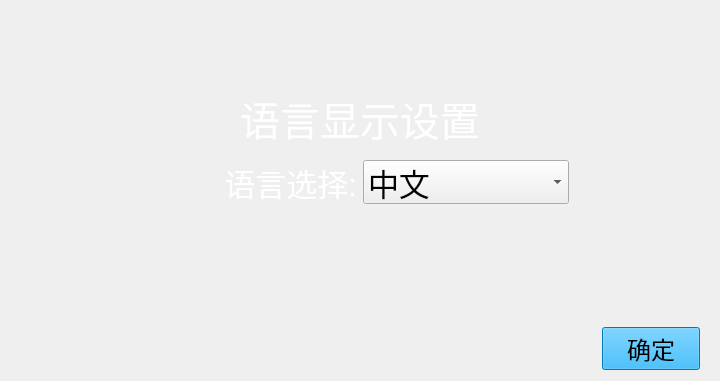
<?xml version="1.0" encoding="UTF-8"?>
<ui version="4.0">
 <class>LanguageSelect</class>
 <widget class="QWidget" name="LanguageSelect">
  <property name="geometry">
   <rect>
    <x>0</x>
    <y>0</y>
    <width>720</width>
    <height>381</height>
   </rect>
  </property>
  <property name="windowTitle">
   <string>Form</string>
  </property>
  <layout class="QHBoxLayout" name="horizontalLayout_2">
   <item>
    <layout class="QVBoxLayout" name="verticalLayout_2" stretch="2,3,3,1">
     <property name="sizeConstraint">
      <enum>QLayout::SetMinAndMaxSize</enum>
     </property>
     <item>
      <spacer name="verticalSpacer_4">
       <property name="orientation">
        <enum>Qt::Vertical</enum>
       </property>
       <property name="sizeHint" stdset="0">
        <size>
         <width>20</width>
         <height>40</height>
        </size>
       </property>
      </spacer>
     </item>
     <item>
      <layout class="QVBoxLayout" name="verticalLayout" stretch="2,1,1">
       <property name="sizeConstraint">
        <enum>QLayout::SetMinAndMaxSize</enum>
       </property>
       <item>
        <widget class="QLabel" name="label">
         <property name="font">
          <font>
           <pointsize>30</pointsize>
          </font>
         </property>
         <property name="styleSheet">
          <string notr="true">color: rgb(255, 255, 255);</string>
         </property>
         <property name="text">
          <string>语言显示设置</string>
         </property>
         <property name="alignment">
          <set>Qt::AlignCenter</set>
         </property>
        </widget>
       </item>
       <item>
        <spacer name="verticalSpacer">
         <property name="orientation">
          <enum>Qt::Vertical</enum>
         </property>
         <property name="sizeHint" stdset="0">
          <size>
           <width>20</width>
           <height>17</height>
          </size>
         </property>
        </spacer>
       </item>
       <item>
        <layout class="QHBoxLayout" name="horizontalLayout_5" stretch="1,3,1">
         <property name="sizeConstraint">
          <enum>QLayout::SetMinAndMaxSize</enum>
         </property>
         <item>
          <spacer name="horizontalSpacer_4">
           <property name="orientation">
            <enum>Qt::Horizontal</enum>
           </property>
           <property name="sizeHint" stdset="0">
            <size>
             <width>40</width>
             <height>20</height>
            </size>
           </property>
          </spacer>
         </item>
         <item>
          <layout class="QGridLayout" name="gridLayout_2" rowstretch="0" columnstretch="1,1">
           <property name="sizeConstraint">
            <enum>QLayout::SetMinAndMaxSize</enum>
           </property>
           <item row="0" column="1">
            <widget class="QComboBox" name="comboBoxLanguage">
             <property name="font">
              <font>
               <pointsize>23</pointsize>
              </font>
             </property>
             <property name="styleSheet">
              <string notr="true"/>
             </property>
             <item>
              <property name="text">
               <string>中文</string>
              </property>
             </item>
             <item>
              <property name="text">
               <string>英文</string>
              </property>
             </item>
            </widget>
           </item>
           <item row="0" column="0">
            <widget class="QLabel" name="label_2">
             <property name="font">
              <font>
               <pointsize>23</pointsize>
              </font>
             </property>
             <property name="styleSheet">
              <string notr="true">color: rgb(255, 255, 255);</string>
             </property>
             <property name="text">
              <string>语言选择:</string>
             </property>
             <property name="alignment">
              <set>Qt::AlignRight|Qt::AlignTrailing|Qt::AlignVCenter</set>
             </property>
            </widget>
           </item>
          </layout>
         </item>
         <item>
          <spacer name="horizontalSpacer_5">
           <property name="orientation">
            <enum>Qt::Horizontal</enum>
           </property>
           <property name="sizeHint" stdset="0">
            <size>
             <width>40</width>
             <height>20</height>
            </size>
           </property>
          </spacer>
         </item>
        </layout>
       </item>
      </layout>
     </item>
     <item>
      <spacer name="verticalSpacer_5">
       <property name="orientation">
        <enum>Qt::Vertical</enum>
       </property>
       <property name="sizeHint" stdset="0">
        <size>
         <width>20</width>
         <height>40</height>
        </size>
       </property>
      </spacer>
     </item>
     <item>
      <layout class="QHBoxLayout" name="horizontalLayout" stretch="6,1">
       <property name="sizeConstraint">
        <enum>QLayout::SetMinAndMaxSize</enum>
       </property>
       <property name="rightMargin">
        <number>9</number>
       </property>
       <item>
        <spacer name="horizontalSpacer">
         <property name="orientation">
          <enum>Qt::Horizontal</enum>
         </property>
         <property name="sizeHint" stdset="0">
          <size>
           <width>318</width>
           <height>20</height>
          </size>
         </property>
        </spacer>
       </item>
       <item>
        <widget class="QPushButton" name="buttonSave">
         <property name="focusPolicy">
          <enum>Qt::NoFocus</enum>
         </property>
         <property name="styleSheet">
          <string notr="true">QPushButton { background-color: rgb(0, 170, 255); color: rgb(0, 0, 0); } 
QPushButton:hover:pressed{ background-color: rgb(0,0,127); color:rgb(255, 255, 255);} 
QPushButton:hover:!pressed{ background-color: rgb(0, 170, 255); color: rgb(0, 0, 0); }
QPushButton {font: 18pt ; } </string>
         </property>
         <property name="text">
          <string>确定</string>
         </property>
        </widget>
       </item>
      </layout>
     </item>
    </layout>
   </item>
  </layout>
 </widget>
 <resources/>
 <connections/>
</ui>
